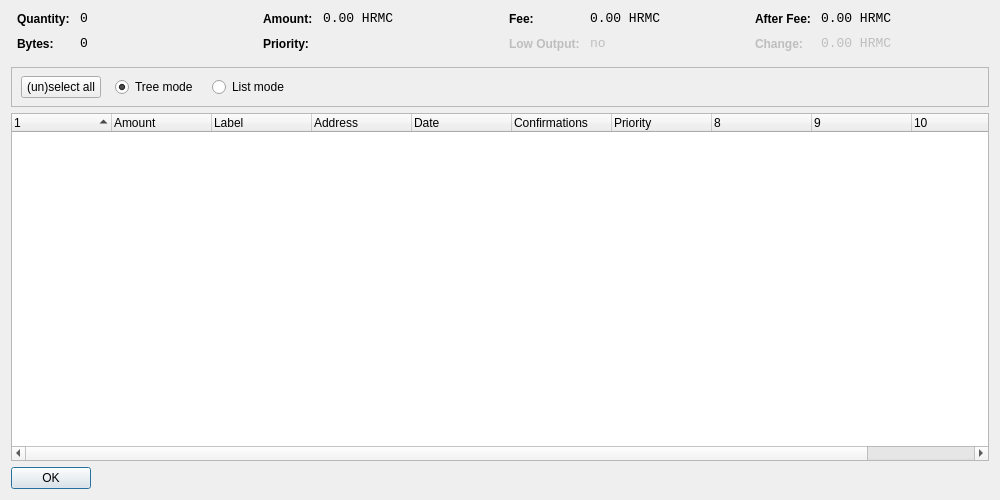
<?xml version="1.0" encoding="UTF-8"?>
<ui version="4.0">
 <class>CoinControlDialog</class>
 <widget class="QDialog" name="CoinControlDialog">
  <property name="geometry">
   <rect>
    <x>0</x>
    <y>0</y>
    <width>1000</width>
    <height>500</height>
   </rect>
  </property>
  <property name="windowTitle">
   <string>Coin Control</string>
  </property>
  <layout class="QVBoxLayout" name="verticalLayout">
   <item>
    <layout class="QHBoxLayout" name="horizontalLayoutTop" stretch="0,0,0,0">
     <property name="topMargin">
      <number>0</number>
     </property>
     <property name="bottomMargin">
      <number>10</number>
     </property>
     <item>
      <layout class="QFormLayout" name="formLayoutCoinControl1">
       <property name="horizontalSpacing">
        <number>10</number>
       </property>
       <property name="verticalSpacing">
        <number>10</number>
       </property>
       <property name="leftMargin">
        <number>6</number>
       </property>
       <property name="rightMargin">
        <number>6</number>
       </property>
       <item row="0" column="0">
        <widget class="QLabel" name="labelCoinControlQuantityText">
         <property name="styleSheet">
          <string notr="true">font-weight:bold;</string>
         </property>
         <property name="text">
          <string>Quantity:</string>
         </property>
        </widget>
       </item>
       <item row="0" column="1">
        <widget class="QLabel" name="labelCoinControlQuantity">
         <property name="font">
          <font>
           <family>Monospace</family>
           <pointsize>10</pointsize>
          </font>
         </property>
         <property name="cursor">
          <cursorShape>IBeamCursor</cursorShape>
         </property>
         <property name="contextMenuPolicy">
          <enum>Qt::ActionsContextMenu</enum>
         </property>
         <property name="text">
          <string notr="true">0</string>
         </property>
         <property name="textInteractionFlags">
          <set>Qt::LinksAccessibleByMouse|Qt::TextSelectableByKeyboard|Qt::TextSelectableByMouse</set>
         </property>
        </widget>
       </item>
       <item row="1" column="0">
        <widget class="QLabel" name="labelCoinControlBytesText">
         <property name="styleSheet">
          <string notr="true">font-weight:bold;</string>
         </property>
         <property name="text">
          <string>Bytes:</string>
         </property>
        </widget>
       </item>
       <item row="1" column="1">
        <widget class="QLabel" name="labelCoinControlBytes">
         <property name="font">
          <font>
           <family>Monospace</family>
           <pointsize>10</pointsize>
          </font>
         </property>
         <property name="cursor">
          <cursorShape>IBeamCursor</cursorShape>
         </property>
         <property name="contextMenuPolicy">
          <enum>Qt::ActionsContextMenu</enum>
         </property>
         <property name="text">
          <string notr="true">0</string>
         </property>
         <property name="textInteractionFlags">
          <set>Qt::LinksAccessibleByMouse|Qt::TextSelectableByKeyboard|Qt::TextSelectableByMouse</set>
         </property>
        </widget>
       </item>
      </layout>
     </item>
     <item>
      <layout class="QFormLayout" name="formLayoutCoinControl2">
       <property name="horizontalSpacing">
        <number>10</number>
       </property>
       <property name="verticalSpacing">
        <number>10</number>
       </property>
       <property name="leftMargin">
        <number>6</number>
       </property>
       <property name="rightMargin">
        <number>6</number>
       </property>
       <item row="0" column="0">
        <widget class="QLabel" name="labelCoinControlAmountText">
         <property name="styleSheet">
          <string notr="true">font-weight:bold;</string>
         </property>
         <property name="text">
          <string>Amount:</string>
         </property>
        </widget>
       </item>
       <item row="0" column="1">
        <widget class="QLabel" name="labelCoinControlAmount">
         <property name="font">
          <font>
           <family>Monospace</family>
           <pointsize>10</pointsize>
          </font>
         </property>
         <property name="cursor">
          <cursorShape>IBeamCursor</cursorShape>
         </property>
         <property name="contextMenuPolicy">
          <enum>Qt::ActionsContextMenu</enum>
         </property>
         <property name="text">
          <string notr="true">0.00 HRMC</string>
         </property>
         <property name="textInteractionFlags">
          <set>Qt::LinksAccessibleByMouse|Qt::TextSelectableByKeyboard|Qt::TextSelectableByMouse</set>
         </property>
        </widget>
       </item>
       <item row="1" column="0">
        <widget class="QLabel" name="labelCoinControlPriorityText">
         <property name="styleSheet">
          <string notr="true">font-weight:bold;</string>
         </property>
         <property name="text">
          <string>Priority:</string>
         </property>
        </widget>
       </item>
       <item row="1" column="1">
        <widget class="QLabel" name="labelCoinControlPriority">
         <property name="font">
          <font>
           <family>Monospace</family>
           <pointsize>10</pointsize>
          </font>
         </property>
         <property name="cursor">
          <cursorShape>IBeamCursor</cursorShape>
         </property>
         <property name="contextMenuPolicy">
          <enum>Qt::ActionsContextMenu</enum>
         </property>
         <property name="text">
          <string/>
         </property>
         <property name="textInteractionFlags">
          <set>Qt::LinksAccessibleByMouse|Qt::TextSelectableByKeyboard|Qt::TextSelectableByMouse</set>
         </property>
        </widget>
       </item>
      </layout>
     </item>
     <item>
      <layout class="QFormLayout" name="formLayoutCoinControl3">
       <property name="horizontalSpacing">
        <number>10</number>
       </property>
       <property name="verticalSpacing">
        <number>10</number>
       </property>
       <property name="leftMargin">
        <number>6</number>
       </property>
       <property name="rightMargin">
        <number>6</number>
       </property>
       <item row="0" column="0">
        <widget class="QLabel" name="labelCoinControlFeeText">
         <property name="styleSheet">
          <string notr="true">font-weight:bold;</string>
         </property>
         <property name="text">
          <string>Fee:</string>
         </property>
        </widget>
       </item>
       <item row="0" column="1">
        <widget class="QLabel" name="labelCoinControlFee">
         <property name="font">
          <font>
           <family>Monospace</family>
           <pointsize>10</pointsize>
          </font>
         </property>
         <property name="cursor">
          <cursorShape>IBeamCursor</cursorShape>
         </property>
         <property name="contextMenuPolicy">
          <enum>Qt::ActionsContextMenu</enum>
         </property>
         <property name="text">
          <string notr="true">0.00 HRMC</string>
         </property>
         <property name="textInteractionFlags">
          <set>Qt::LinksAccessibleByMouse|Qt::TextSelectableByKeyboard|Qt::TextSelectableByMouse</set>
         </property>
        </widget>
       </item>
       <item row="1" column="0">
        <widget class="QLabel" name="labelCoinControlLowOutputText">
         <property name="enabled">
          <bool>false</bool>
         </property>
         <property name="styleSheet">
          <string notr="true">font-weight:bold;</string>
         </property>
         <property name="text">
          <string>Low Output:</string>
         </property>
        </widget>
       </item>
       <item row="1" column="1">
        <widget class="QLabel" name="labelCoinControlLowOutput">
         <property name="enabled">
          <bool>false</bool>
         </property>
         <property name="font">
          <font>
           <family>Monospace</family>
           <pointsize>10</pointsize>
          </font>
         </property>
         <property name="cursor">
          <cursorShape>IBeamCursor</cursorShape>
         </property>
         <property name="contextMenuPolicy">
          <enum>Qt::ActionsContextMenu</enum>
         </property>
         <property name="text">
          <string notr="true">no</string>
         </property>
         <property name="textInteractionFlags">
          <set>Qt::LinksAccessibleByMouse|Qt::TextSelectableByKeyboard|Qt::TextSelectableByMouse</set>
         </property>
        </widget>
       </item>
      </layout>
     </item>
     <item>
      <layout class="QFormLayout" name="formLayoutCoinControl4">
       <property name="horizontalSpacing">
        <number>10</number>
       </property>
       <property name="verticalSpacing">
        <number>10</number>
       </property>
       <property name="leftMargin">
        <number>6</number>
       </property>
       <property name="rightMargin">
        <number>6</number>
       </property>
       <item row="0" column="0">
        <widget class="QLabel" name="labelCoinControlAfterFeeText">
         <property name="styleSheet">
          <string notr="true">font-weight:bold;</string>
         </property>
         <property name="text">
          <string>After Fee:</string>
         </property>
        </widget>
       </item>
       <item row="0" column="1">
        <widget class="QLabel" name="labelCoinControlAfterFee">
         <property name="font">
          <font>
           <family>Monospace</family>
           <pointsize>10</pointsize>
          </font>
         </property>
         <property name="cursor">
          <cursorShape>IBeamCursor</cursorShape>
         </property>
         <property name="contextMenuPolicy">
          <enum>Qt::ActionsContextMenu</enum>
         </property>
         <property name="text">
          <string notr="true">0.00 HRMC</string>
         </property>
         <property name="textInteractionFlags">
          <set>Qt::LinksAccessibleByMouse|Qt::TextSelectableByKeyboard|Qt::TextSelectableByMouse</set>
         </property>
        </widget>
       </item>
       <item row="1" column="0">
        <widget class="QLabel" name="labelCoinControlChangeText">
         <property name="enabled">
          <bool>false</bool>
         </property>
         <property name="styleSheet">
          <string notr="true">font-weight:bold;</string>
         </property>
         <property name="text">
          <string>Change:</string>
         </property>
        </widget>
       </item>
       <item row="1" column="1">
        <widget class="QLabel" name="labelCoinControlChange">
         <property name="enabled">
          <bool>false</bool>
         </property>
         <property name="font">
          <font>
           <family>Monospace</family>
           <pointsize>10</pointsize>
          </font>
         </property>
         <property name="cursor">
          <cursorShape>IBeamCursor</cursorShape>
         </property>
         <property name="contextMenuPolicy">
          <enum>Qt::ActionsContextMenu</enum>
         </property>
         <property name="text">
          <string notr="true">0.00 HRMC</string>
         </property>
         <property name="textInteractionFlags">
          <set>Qt::LinksAccessibleByMouse|Qt::TextSelectableByKeyboard|Qt::TextSelectableByMouse</set>
         </property>
        </widget>
       </item>
      </layout>
     </item>
    </layout>
   </item>
   <item>
    <widget class="QFrame" name="frame">
     <property name="minimumSize">
      <size>
       <width>0</width>
       <height>40</height>
      </size>
     </property>
     <property name="frameShape">
      <enum>QFrame::StyledPanel</enum>
     </property>
     <property name="frameShadow">
      <enum>QFrame::Sunken</enum>
     </property>
     <widget class="QWidget" name="horizontalLayoutWidget">
      <property name="geometry">
       <rect>
        <x>10</x>
        <y>0</y>
        <width>781</width>
        <height>41</height>
       </rect>
      </property>
      <layout class="QHBoxLayout" name="horizontalLayoutPanel" stretch="0,0,0,0,0">
       <property name="spacing">
        <number>14</number>
       </property>
       <item>
        <widget class="QPushButton" name="pushButtonSelectAll">
         <property name="sizePolicy">
          <sizepolicy hsizetype="Maximum" vsizetype="Fixed">
           <horstretch>0</horstretch>
           <verstretch>0</verstretch>
          </sizepolicy>
         </property>
         <property name="text">
          <string>(un)select all</string>
         </property>
        </widget>
       </item>
       <item>
        <widget class="QRadioButton" name="radioTreeMode">
         <property name="sizePolicy">
          <sizepolicy hsizetype="Maximum" vsizetype="Fixed">
           <horstretch>0</horstretch>
           <verstretch>0</verstretch>
          </sizepolicy>
         </property>
         <property name="text">
          <string>Tree mode</string>
         </property>
         <property name="checked">
          <bool>true</bool>
         </property>
        </widget>
       </item>
       <item>
        <widget class="QRadioButton" name="radioListMode">
         <property name="sizePolicy">
          <sizepolicy hsizetype="Maximum" vsizetype="Fixed">
           <horstretch>0</horstretch>
           <verstretch>0</verstretch>
          </sizepolicy>
         </property>
         <property name="text">
          <string>List mode</string>
         </property>
        </widget>
       </item>
       <item>
        <spacer name="horizontalSpacer">
         <property name="orientation">
          <enum>Qt::Horizontal</enum>
         </property>
         <property name="sizeHint" stdset="0">
          <size>
           <width>40</width>
           <height>20</height>
          </size>
         </property>
        </spacer>
       </item>
      </layout>
     </widget>
    </widget>
   </item>
   <item>
    <widget class="CoinControlTreeWidget" name="treeWidget">
     <property name="contextMenuPolicy">
      <enum>Qt::CustomContextMenu</enum>
     </property>
     <property name="sortingEnabled">
      <bool>false</bool>
     </property>
     <property name="columnCount">
      <number>11</number>
     </property>
     <attribute name="headerShowSortIndicator" stdset="0">
      <bool>true</bool>
     </attribute>
     <attribute name="headerStretchLastSection">
      <bool>false</bool>
     </attribute>
     <column>
      <property name="text">
       <string/>
      </property>
     </column>
     <column>
      <property name="text">
       <string>Amount</string>
      </property>
     </column>
     <column>
      <property name="text">
       <string>Label</string>
      </property>
     </column>
     <column>
      <property name="text">
       <string>Address</string>
      </property>
     </column>
     <column>
      <property name="text">
       <string>Date</string>
      </property>
     </column>
     <column>
      <property name="text">
       <string>Confirmations</string>
      </property>
      <property name="toolTip">
       <string>Confirmed</string>
      </property>
     </column>
     <column>
      <property name="text">
       <string>Priority</string>
      </property>
     </column>
     <column>
      <property name="text">
       <string/>
      </property>
     </column>
     <column>
      <property name="text">
       <string/>
      </property>
     </column>
     <column>
      <property name="text">
       <string/>
      </property>
     </column>
     <column>
      <property name="text">
       <string/>
      </property>
     </column>
    </widget>
   </item>
   <item>
    <widget class="QDialogButtonBox" name="buttonBox">
     <property name="sizePolicy">
      <sizepolicy hsizetype="Maximum" vsizetype="Fixed">
       <horstretch>0</horstretch>
       <verstretch>0</verstretch>
      </sizepolicy>
     </property>
     <property name="orientation">
      <enum>Qt::Horizontal</enum>
     </property>
     <property name="standardButtons">
      <set>QDialogButtonBox::Ok</set>
     </property>
    </widget>
   </item>
  </layout>
 </widget>
 <customwidgets>
  <customwidget>
   <class>CoinControlTreeWidget</class>
   <extends>QTreeWidget</extends>
   <header>coincontroltreewidget.h</header>
  </customwidget>
 </customwidgets>
 <resources/>
 <connections/>
</ui>
